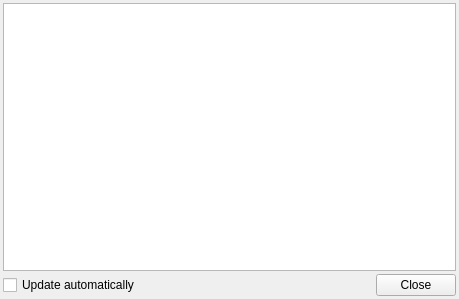
<?xml version="1.0" encoding="UTF-8"?>
<ui version="4.0">
 <class>ErrorConsoleWorkPanel</class>
 <widget class="QWidget" name="ErrorConsoleWorkPanel">
  <property name="geometry">
   <rect>
    <x>0</x>
    <y>0</y>
    <width>459</width>
    <height>299</height>
   </rect>
  </property>
  <property name="windowTitle">
   <string>Error Console</string>
  </property>
  <property name="windowIcon">
   <iconset>
    <normaloff>:/images/AdminWorkPanels/error.png</normaloff>:/images/AdminWorkPanels/error.png</iconset>
  </property>
  <layout class="QVBoxLayout">
   <property name="spacing">
    <number>3</number>
   </property>
   <property name="margin">
    <number>3</number>
   </property>
   <item>
    <widget class="QTableView" name="tableView">
     <property name="focusPolicy">
      <enum>Qt::NoFocus</enum>
     </property>
     <property name="contextMenuPolicy">
      <enum>Qt::NoContextMenu</enum>
     </property>
     <property name="alternatingRowColors">
      <bool>true</bool>
     </property>
     <property name="selectionMode">
      <enum>QAbstractItemView::SingleSelection</enum>
     </property>
     <property name="selectionBehavior">
      <enum>QAbstractItemView::SelectRows</enum>
     </property>
    </widget>
   </item>
   <item>
    <layout class="QHBoxLayout">
     <item>
      <widget class="QCheckBox" name="checkBox">
       <property name="text">
        <string>Update automatically</string>
       </property>
      </widget>
     </item>
     <item>
      <widget class="QDialogButtonBox" name="buttonBox">
       <property name="standardButtons">
        <set>QDialogButtonBox::Close</set>
       </property>
      </widget>
     </item>
    </layout>
   </item>
  </layout>
 </widget>
 <resources/>
 <connections>
  <connection>
   <sender>buttonBox</sender>
   <signal>rejected()</signal>
   <receiver>ErrorConsoleWorkPanel</receiver>
   <slot>close()</slot>
   <hints>
    <hint type="sourcelabel">
     <x>199</x>
     <y>200</y>
    </hint>
    <hint type="destinationlabel">
     <x>199</x>
     <y>149</y>
    </hint>
   </hints>
  </connection>
 </connections>
</ui>
